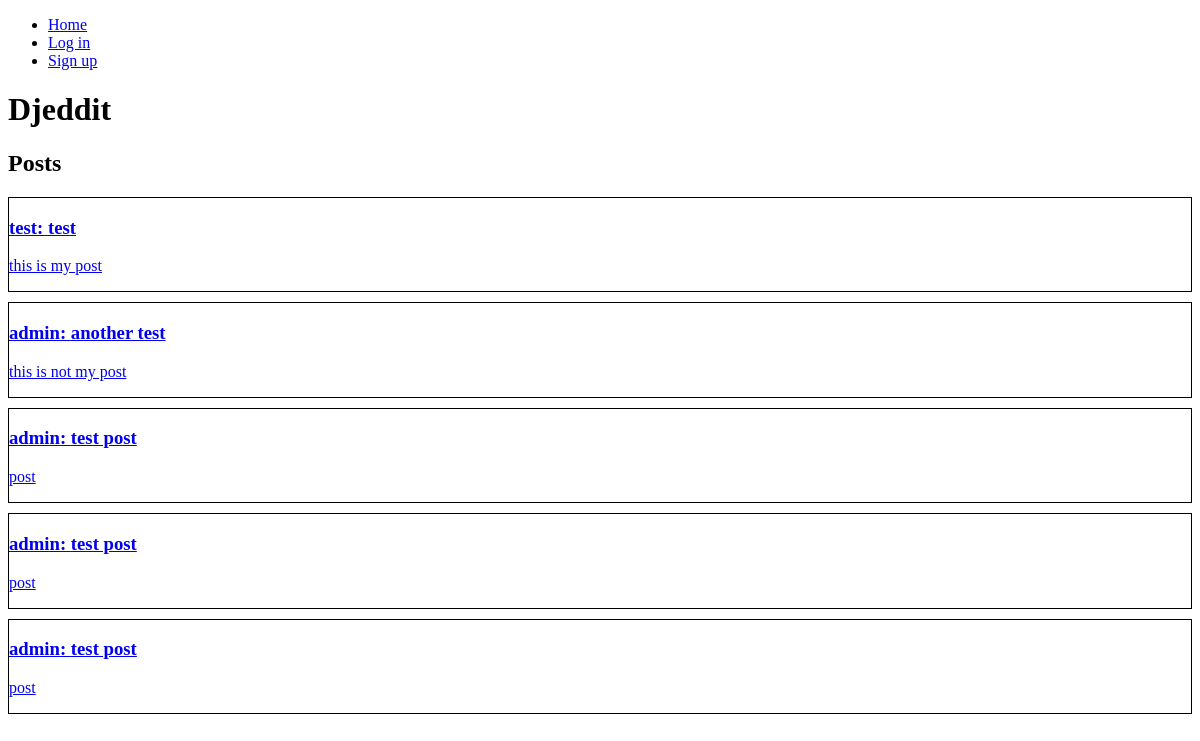
Before: /reddit/ with the older database file.
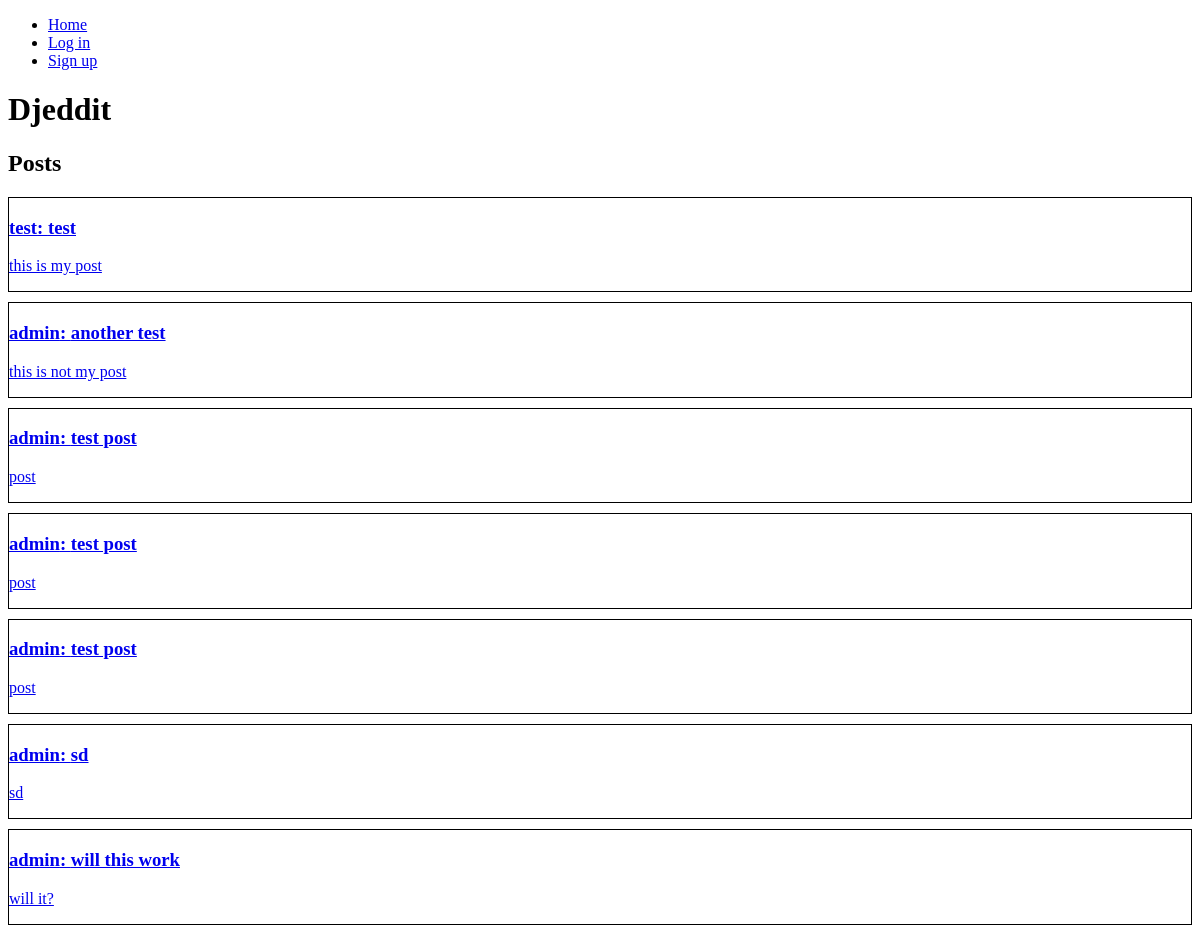
After: the same page with the newer database file.
### reddit_app/models.py (models this page shows, shortened)
class Post(models.Model):
    title = models.CharField(max_length=200)
    author = models.ForeignKey(User, on_delete=models.CASCADE)
    text = models.TextField()
    votes = models.IntegerField(default=0)
    created_at = models.DateTimeField(auto_now_add=True)

### reddit_app/views.py (the view, shortened to what this page needs)
# urls.py: path("", views.index, name="index"),
def index(request):
    posts = Post.objects.all()
    context = {"posts": posts}
    return render(request, "reddit_app/index.html", context)

### templates/reddit_app/index.html (shortened to what this page needs)
{% extends "base.html" %}
{% block content %}
<h1>Djeddit</h1>
<div id="posts">
    <h2>Posts</h2>
    {% if posts.count %}
        {% for post in posts %}
        <a href={% url 'reddit_app:single_post' post.id %}>
            <div class="post" style="border: 1px solid black; margin-bottom: 10px;">
                <h3>{{post.author}}: {{post.title}}</h3>
                <p>{{post.text}}</p>
            </div>
        </a>
        {% endfor %}
    {% else %}
        <p>There are no posts</p>
    {% endif %}
</div>
{% load static %}
{% endblock content %}

### templates/base.html (shortened to what this page needs)
<!DOCTYPE html>
<html lang="en">
    <head>
    </head>
    <body>
        <header>
            <nav>
                <ul>
                    <li>
                        <a href="{% url 'reddit_app:index' %}">Home</a>
                    </li>
                    {% if request.user.is_authenticated %}
                        <li>
                            <a href="{% url 'reddit_app:profile' %}">Profile</a>
                        </li>
                        <li>
                            <a href="{% url 'user_app:logout' %}">Log out</a>
                        </li>
                    {% else %}
                    <li>
                        <a href="{% url 'user_app:login' %}">Log in</a>
                    </li>
                    <li>
                        <a href="{% url 'user_app:signup' %}">Sign up</a>
                    </li>
                    {% endif %}
                </ul>
            </nav>
        </header>
        <main>
            {% block content %}{% endblock content %}
        </main>
    </body>
</html>

Changed rows visible on the page:
added Post: author "admin", title "sd", text "sd"
added Post: author "admin", title "will this work", text "will it?"
